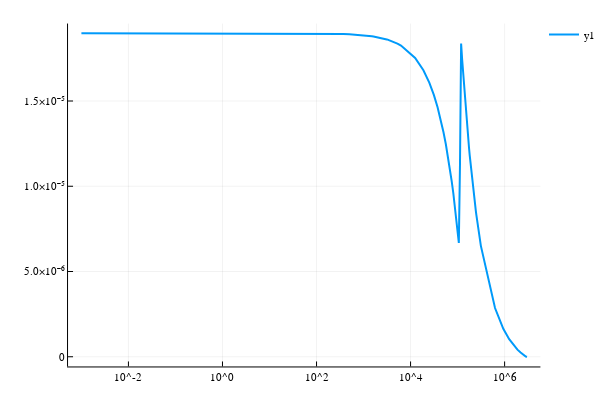

Notebook source saved alongside this figure:
### Markdown cell above
## μ vs ξ

### Code cell
τ = 0.000003;
mupdata = Chemostat.v1.FBA.μ.(fbaress, wpdata, τ);
mup = plot((ξrange, mupdata), xaxis = :log, lw =2)

### Figure 1 — Plotly figure (JSON) as saved in the notebook; plotly's stock layout.template omitted (floating-point values rounded to 4 significant figures; data arrays with more than 128 entries replaced by an {"elided": "..."} marker saying what was removed)
{"data": [{"colorbar": {"title": ""}, "hoverinfo": "text", "legendgroup": "y1", "line": {"color": "rgba(0, 154, 250, 1.000)", "dash": "solid", "shape": "linear", "width": 2}, "mode": "lines", "name": "y1", "showlegend": true, "text": {"elided": "255 null values"}, "type": "scatter", "x": {"elided": "255 float values"}, "xaxis": "x1", "y": {"elided": "255 float values"}, "yaxis": "y1"}], "layout": {"annotations": [], "height": 400, "legend": {"bgcolor": "rgba(255, 255, 255, 1.000)", "bordercolor": "rgba(0, 0, 0, 1.000)", "font": {"color": "rgba(0, 0, 0, 1.000)", "family": "sans-serif", "size": 11}, "tracegroupgap": 0, "x": 1, "y": 1}, "margin": {"b": 20, "l": 0, "r": 0, "t": 20}, "paper_bgcolor": "rgba(255, 255, 255, 1.000)", "plot_bgcolor": "rgba(255, 255, 255, 1.000)", "showlegend": true, "width": 600, "xaxis": {"anchor": "y1", "domain": [0.1251, 0.9934], "gridcolor": "rgba(0, 0, 0, 0.100)", "gridwidth": 0.5, "linecolor": "rgba(0, 0, 0, 1.000)", "mirror": false, "range": [-3.284, 6.761], "showgrid": true, "showline": true, "showticklabels": true, "tickangle": 0, "tickcolor": "rgb(0, 0, 0)", "tickfont": {"color": "rgba(0, 0, 0, 1.000)", "family": "sans-serif", "size": 11}, "tickmode": "array", "ticks": "inside", "ticktext": ["10^-2", "10^0", "10^2", "10^4", "10^6"], "tickvals": [0.01, 1, 100, 10000, 1000000], "title": "", "titlefont": {"color": "rgba(0, 0, 0, 1.000)", "family": "sans-serif", "size": 15}, "type": "log", "visible": true, "zeroline": false, "zerolinecolor": "rgba(0, 0, 0, 1.000)"}, "yaxis": {"anchor": "x1", "domain": [0.03762, 0.9902], "gridcolor": "rgba(0, 0, 0, 0.100)", "gridwidth": 0.5, "linecolor": "rgba(0, 0, 0, 1.000)", "mirror": false, "range": [-5.692e-07, 1.954e-05], "showgrid": true, "showline": true, "showticklabels": true, "tickangle": 0, "tickcolor": "rgb(0, 0, 0)", "tickfont": {"color": "rgba(0, 0, 0, 1.000)", "family": "sans-serif", "size": 11}, "tickmode": "array", "ticks": "inside", "ticktext": ["0", "5.0×10⁻⁶", "1.0×10⁻⁵", "1.5×10⁻⁵"], "tickvals": [0, 5e-06, 1e-05, 1.5e-05], "title": "", "titlefont": {"color": "rgba(0, 0, 0, 1.000)", "family": "sans-serif", "size": 15}, "type": "-", "visible": true, "zeroline": false, "zerolinecolor": "rgba(0, 0, 0, 1.000)"}}}
